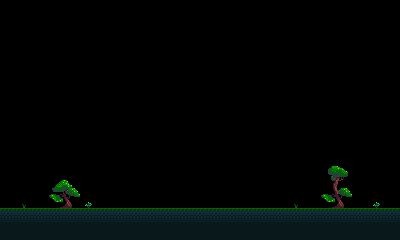

This is a level from a 2D game, rendered from its Tiled map with the project's own tilesets. A one-line summary and the complete map file follow:
An orthogonal 25x15 tile map with 16x16 px tiles, 1 tile layer (topTiles) and 2 objects (tile, house).

<map version="1.0" tiledversion="1.1.1" orientation="orthogonal" renderorder="right-down" width="25" height="15" tilewidth="16" tileheight="16" infinite="0" nextobjectid="9">
 <properties>
  <property name="background" value="home_day" />
  <property name="next" value="pathway;16;192;" />
  <property name="prev" value="cliff;378;192;" />
  <property name="song" value="cliffs" />
 </properties>
 <tileset firstgid="1" name="tiles" tilewidth="16" tileheight="16" spacing="1" tilecount="330" columns="22">
  <image source="../../../graphics/game/tiles.png" width="374" height="255" />
  <tile id="22">
   <properties>
    <property name="right" value="home" />
   </properties>
  </tile>
  <tile id="56">
   <properties>
    <property name="left" value="cliff" />
    <property name="right" value="beach" />
   </properties>
  </tile>
 </tileset>
 <layer name="topTiles" width="25" height="15">
  <data encoding="csv">
0,0,0,0,0,0,0,0,0,0,0,0,0,0,0,0,0,0,0,0,0,0,0,0,0,
0,0,0,0,0,0,0,0,0,0,0,0,0,0,0,0,0,0,0,0,0,0,0,0,0,
0,0,0,0,0,0,0,0,0,0,0,0,0,0,0,0,0,0,0,0,0,0,0,0,0,
0,0,0,0,0,0,0,0,0,0,0,0,0,0,0,0,0,0,0,0,0,0,0,0,0,
0,0,0,0,0,0,0,0,0,0,0,0,0,0,0,0,0,0,0,0,0,0,0,0,0,
0,0,0,0,0,0,0,0,0,0,0,0,0,0,0,0,0,0,0,0,0,0,0,0,0,
0,0,0,0,0,0,0,0,0,0,0,0,0,0,0,0,0,0,0,0,0,0,0,0,0,
0,0,0,0,0,0,0,0,0,0,0,0,0,0,0,0,0,0,0,0,0,0,0,0,0,
0,0,0,0,0,0,0,0,0,0,0,0,0,0,0,0,0,0,0,0,0,0,0,0,0,
0,0,0,0,0,0,0,0,0,0,0,0,0,0,0,0,0,0,0,0,0,0,0,0,0,
0,0,0,0,0,0,0,0,0,0,0,0,0,0,0,0,34,0,0,0,16,17,0,0,0,
0,0,0,36,37,0,0,0,0,0,0,0,0,0,0,0,0,0,0,0,38,39,0,0,0,
0,57,0,58,59,62,0,0,0,0,0,0,0,0,0,0,0,0,57,0,60,61,0,62,0,
2,2,2,2,2,2,2,2,2,2,2,2,2,2,2,2,2,2,2,2,2,2,2,2,2,
24,24,24,24,24,24,24,24,24,24,24,24,24,24,24,24,24,24,24,24,24,24,24,24,24
</data>
 </layer>
 <objectgroup name="topObjects">
  <object id="7" name="tile" x="0" y="208" width="400" height="32" />
  <object id="8" name="house" x="128" y="160" width="16" height="16" />
 </objectgroup>
</map>
